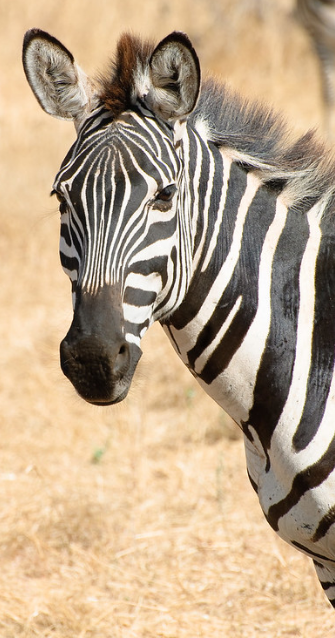
#> input picture data/zebra.png, 335 x 638 px, found by its file name
$ python main.py   (older library calls are emulated)
#> lines starting #> are read from the running program, lines starting #| are printed output that depends on the picture
from numpy.lib.function_base import interp
from skimage.io import imread
from skimage import draw
from skimage import exposure
from skimage.feature import hog
from skimage.transform import resize
from skimage.feature import _hoghistogram

from numpy.core.shape_base import block
import scipy.ndimage as nd
import scipy.signal
import matplotlib.pyplot as plt
from PIL import Image

import numpy as np
import cv2

epsilon = 1e-05


def plot(img: np.ndarray, title: str):
    plt.figure()
    plt.imshow(img, cmap=plt.cm.gray)
    plt.title(title)

# adds a black border around the image


def add_border(img: np.ndarray, border_size: int):
    height, width = img.shape
    border_img = np.zeros((height+2, width+2))

    for (x, y), value in np.ndenumerate(img):
        border_img[x+1][y+1] = value

    return border_img


def load_image(infilename):
    '''
    converts an image, that has been loaded with Pillow, into an ndarray
    '''
    img = Image.open(infilename)
    img.load()
    data = np.asarray(img, dtype="int32")
    return data


def preprocess(img: np.ndarray, normalize=False):
    size = (64, 128)
    return cv2.resize(img, size, interpolation=cv2.INTER_AREA)


# GRADIENT COMPUTATION------------------------------------------------------------------------------------------------


def compute_gradients(img):
    '''
    Returns the magnitude- and angle image
    '''
    kernel_x = np.array([[-1, 0, 1]])
    kernel_y = np.array([[-1],
                         [0],
                         [1]])

    grad_x = []
    grad_y = []

    height, width, channels = img.shape
    res_magn = np.zeros((height, width))
    res_ang = np.zeros((height, width))

    # compute horizontal and vertical gradients for each color channel
    for i in range(3):
        grad_x.append(scipy.signal.convolve2d(
            img[:, :, i], kernel_x, mode='same', boundary='symm'))
        grad_y.append(scipy.signal.convolve2d(
            img[:, :, i], kernel_y, mode='same', boundary='symm'))

    # check for the largest norm
    for i in range(height):
        for j in range(width):
            magnitudes = []
            for k in range(channels):
                magnitudes.append(
                    np.sqrt(grad_x[k][i][j]**2 + grad_y[k][i][j]**2))

            index_max = max(range(len(magnitudes)), key=magnitudes.__getitem__)
            res_magn[i, j] = magnitudes[index_max]

            res_ang[i, j] = abs(np.arctan(
                grad_y[index_max][i][j]/ (grad_x[index_max][i][j]+ epsilon)))

            # convert radians to degree
            res_ang[i, j] = (res_ang[i, j] * 180) / (np.pi)

    # return np.hypot(grad_x[0], grad_y[0]), np.hypot(grad_x[1], grad_y[1]), np.hypot(grad_x[2], grad_y[2]), res_magn
    return grad_x[1], grad_y[1], res_magn, res_ang

# ORIENTATION BINNING------------------------------------------------------------------------------------------------


def cells(magnitudes, angles, nr_of_bins=9, cell_size=8):
    '''
    Divides the image into cells of size (cell_size x cell_size).
    Returns the cell representation of the magnitude- and angle image.
    '''
    y, x = magnitudes.shape

    if magnitudes.shape != angles.shape or 2*x != y:
        return 1

    hist = np.zeros(nr_of_bins)
    steps_y = int(y / cell_size)
    steps_x = int(x / cell_size)

    cells_mag = []
    cells_ang = []

    for i in range(steps_x):
        for j in range(steps_y):
            # print(f"{i},{j}. ({i*cell_size},{(i+1)*cell_size}), ({j*cell_size},{(j+1)*cell_size})")
            cells_mag.append(
                magnitudes[j*cell_size:((j+1)*cell_size), i*cell_size:((i+1)*cell_size)])
            cells_ang.append(
                angles[j*cell_size:((j+1)*cell_size), i*cell_size:((i+1)*cell_size)])

    return cells_mag, cells_ang


def interpolate(magnitude: float, orientation: float, nr_of_bins=9, signed=True):
    '''
    Splits the magnitude value into left and right value according to their contribution to the adjacent bins.
    Returns 2 tuples which indicate the bin_index and the vote/value that goes into the bins.
    '''
    steps = 360 / nr_of_bins
    if signed:
        steps = steps / 2

    # orientation = int(np.rad2deg(orientation))
    # orientation = int(orientation)

    l_bin = int(orientation/steps) % 9
    r_bin = (int(orientation/steps) + 1) % 9

    l_vote = ((steps - orientation % steps) / steps) * magnitude
    r_vote = ((orientation % steps) / steps) * magnitude

    # print(f'{l_bin}, {l_vote}')
    # print(f'{r_bin}, {r_vote}')

    return (l_bin, l_vote), (r_bin, r_vote)


def binning(cells_magn, cells_ang):
    '''
    Performs the Spatial/Orientation binning.
    Returns the histograms of each cell.
    '''
    if len(cells_magn) != len(cells_ang):
        return 1

    histogram = np.zeros(shape=(len(cells_magn), 9))

    # histogram = np.zeros(9)

    # iterate over the cells
    for cell, ang, hist_index in zip(cells_magn, cells_ang, range(len(cells_magn))):
        if len(cell) != len(ang):
            return 1

        # loop through the cell values
        for i in range(len(cell)):
            for j in range(len(cell[i])):
                left, right = interpolate(
                    cell[i][j], ang[i][j], nr_of_bins=9, signed=True)

                histogram[hist_index][left[0]] += left[1]
                histogram[hist_index][right[0]] += right[1]

    return histogram.reshape(16, 8, 9)


def l2_norm(vector):
    '''
    Returns the L2-normalized vector.
    '''
    squared = [val ** 2 for val in vector]
    norm = np.sqrt(sum(squared))
    return [val / (norm + epsilon) for val in vector]


def block_normalization(block_hists, nr_of_bins=9, stride=8):
    '''
    Normalizes the cells using the 16x16 block normalization.
    Returns the final feature descriptor vector.
    '''
    rows, columns, bins = block_hists.shape
    feature_descriptor = []

    for row in range(rows-1):
        for column in range(columns-1):
            # block.append(np.concatenate([block_hists[row][column]  , block_hists[row][column+1],
            #                              block_hists[row+1][column], block_hists[row+1][column+1]]))
            block_norm = l2_norm(np.concatenate([block_hists[row][column], block_hists[row][column+1],
                                                 block_hists[row+1][column], block_hists[row+1][column+1]]))
            feature_descriptor = feature_descriptor + block_norm

    return feature_descriptor

# SKIIMAGE ----------------------------------------------------------------------------------------------------------


# VISUALIZE ---------------------------------------------------------------------------------------------------------
# copied from the scitkit-image library: https://github.com/scikit-image/scikit-image/blob/main/skimage/feature/_hog.py

def visualize(g_row, g_col, orientation_histogram):

    hog_image = None
    # s_row, s_col = img.shape[:2]
    s_row, s_col = (128, 64)
    c_row, c_col = (8, 8)
    b_row, b_col = (2, 2)
    orientations = 9

    n_cells_row = int(s_row // c_row)  # number of cells along row-axis
    n_cells_col = int(s_col // c_col)  # number of cells along col-axis

    # [8 lines of commented-out code are left out]
    orientation_histogram = np.zeros((n_cells_row, n_cells_col, orientations),
                                    dtype=float)
    g_row = g_row.astype(float, copy=False)
    g_col = g_col.astype(float, copy=False)

    _hoghistogram.hog_histograms(g_col, g_row, c_col, c_row, s_col, s_row,
                                n_cells_col, n_cells_row,
                                orientations, orientation_histogram)

    # [7 lines of commented-out code are left out]

    radius = min(c_row, c_col) // 2 - 1
    orientations_arr = np.arange(orientations)
    # set dr_arr, dc_arr to correspond to midpoints of orientation bins
    orientation_bin_midpoints = (
        np.pi * (orientations_arr + .5) / orientations)

    dr_arr = radius * np.cos(orientation_bin_midpoints)
    dc_arr = radius * np.sin(orientation_bin_midpoints)

    hog_image = np.zeros((s_row, s_col), dtype=float)

    for r in range(n_cells_row):
        for c in range(n_cells_col):
            for o, dr, dc in zip(orientations_arr, dr_arr, dc_arr):
                centre = tuple([r * c_row + c_row // 2,
                                c * c_col + c_col // 2])
                rr, cc = draw.line(int(centre[0] - dc),
                                   int(centre[1] + dr),
                                   int(centre[0] + dc),
                                   int(centre[1] - dr))
                hog_image[rr, cc] += orientation_histogram[r][c][o]

    return hog_image

# MAIN---------------------------------------------------------------------------------------------------------------


def main():
    # img = cv2.imread('./data/b.png')
    # img = cv2.imread('./data/man.png')
    img = cv2.imread('./data/zebra.png')
#> img is the input picture: shape (638, 335, 3); mean B, G, R 139.6, 166.6, 188.5
    # img = cv2.imread('./data/pedestrians.jpg')
    # plot(img, 'normal')

    # Create a black image
    # img = np.zeros((640, 480, 3))
    # # ... and make a white rectangle in it
    # img[100: -100, 80: -80] = 1

    img = preprocess(img)
#> in preprocess, `return cv2.resize(img, size, interpolation=cv2.INTER_AREA)`:
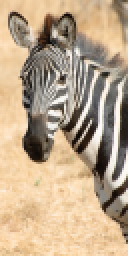
#> returned value: shape (128, 64, 3) (shown 2 times larger); mean of channels 0, 1, 2 139.6, 166.6, 188.5; drawn as B, G, R
    # plot(img, 'resized')

    # grad_red, grad_green, grad_blue, grad_mag = compute_gradients(img)
    g_row, g_col, grad_mag, grad_ang = compute_gradients(img)
#> after the loop in compute_gradients, `for i in range(3):`: grad_x = 3 items
#> after the loop in compute_gradients, `for i in range(height):`:
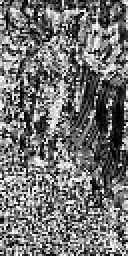
#> res_ang: shape (128, 64) float64 (shown 2 times larger); min 0, max 90, mean 40.6; drawn with min black and max white
#> after the loop in compute_gradients, `for i in range(height):`:
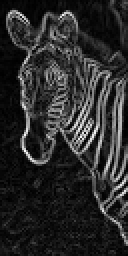
#> res_magn: shape (128, 64) float64 (shown 2 times larger); min 1, max 287.8, mean 49.9; drawn with min black and max white
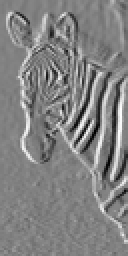
#> g_row: shape (128, 64) int64 (shown 2 times larger); min -221, max 215, mean 2.5; drawn with min black and max white
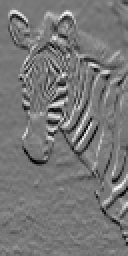
#> g_col: shape (128, 64) int64 (shown 2 times larger); min -182, max 205, mean -0.4; drawn with min black and max white

    plot(grad_mag, 'grad opt')
    plot(grad_ang, 'grad ang')
    cells_mag, cells_ang = cells(grad_mag, grad_ang)
#> in cells, `hist = np.zeros(nr_of_bins)`: hist = [0, 0, 0, 0, 0, 0, 0, 0, 0]
#> after the loop in cells, `for i in range(steps_x):`: cells_ang = 128 items
#> cells_mag = 128 items; cells_ang = 128 items
    hist = binning(cells_mag, cells_ang)
#> the loop in binning, `for cell, ang, hist_index in zip(cells_magn, cells_ang, range(len(cell..` made 128 passes


    plot(visualize(g_row, g_col, hist), 'My version')
#> in visualize, `hog_image = np.zeros((s_row, s_col), dtype=float)`: hog_image: shape (128, 64) float64; every value is 0
#> after the loop in visualize, `for r in range(n_cells_row):`:
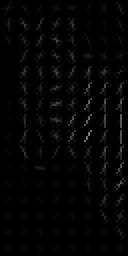
#> hog_image: shape (128, 64) float64 (shown 2 times larger); min 0, max 122, mean 4.3
    final_descr = block_normalization(hist)

    # free up memory
    grad_mag = []
    grad_ang = []
    cells_mag = []
    cells_ang = []
    hist = []

    fd, hog_image = hog(img, orientations=9, pixels_per_cell=(8, 8),
                        cells_per_block=(2, 2), visualize=True, multichannel=True)
    # plt.axis("off")
    plot(hog_image, 'HOG')

    plt.figure()
    plt.hist(final_descr, color='orange')
    plt.figure()
    plt.hist(fd)

    # print(type(fd[0]))
    plt.show()
#> figure, not shown here; tallest bar 2431 high, from x = 0 to 0.0831
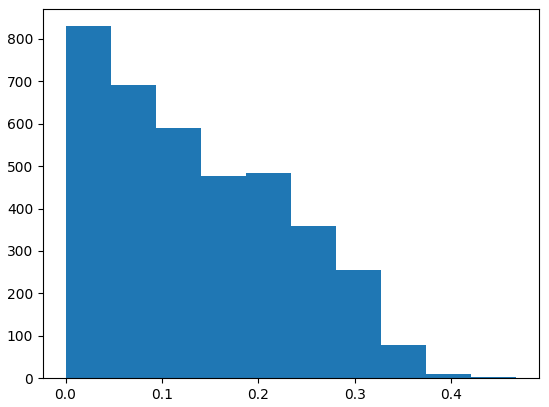
#> figure drawn by matplotlib, 1 panel; tallest bar 830 high, from x = -3.47e-18 to 0.0467


if __name__ == "__main__":
    main()

$ run again, with data/pedestrians.jpg saved as data/zebra.png
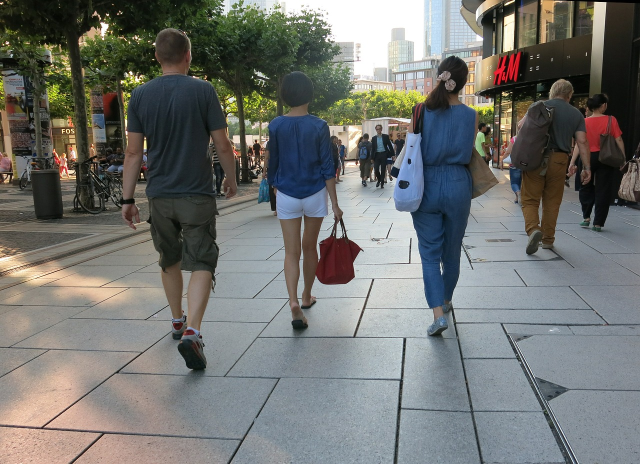
#> input picture data/pedestrians.jpg, 1280 x 928 px, found by its file name (shown at 1/2 size)
#> in main, img is the input picture: shape (928, 1280, 3); mean B, G, R 112.4, 115.6, 114
#> after the loop in compute_gradients, `for i in range(3):`: grad_x = 3 items
#> in main, `g_row, g_col, grad_mag, grad_ang = compute_gradients(img)`:
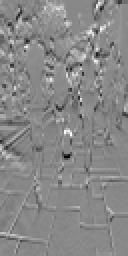
#> g_col: shape (128, 64) int64 (shown 2 times larger); min -158, max 137, mean -0.3; drawn with min black and max white
#> hist = [0, 0, 0, 0, 0, 0, 0, 0, 0]
#> after the loop in cells, `for i in range(steps_x):`: cells_ang = 128 items
#> the loop in binning, `for cell, ang, hist_index in zip(cells_magn, cells_ang, range(len(cell..` made 128 passes
#> in main, `plt.show()`:
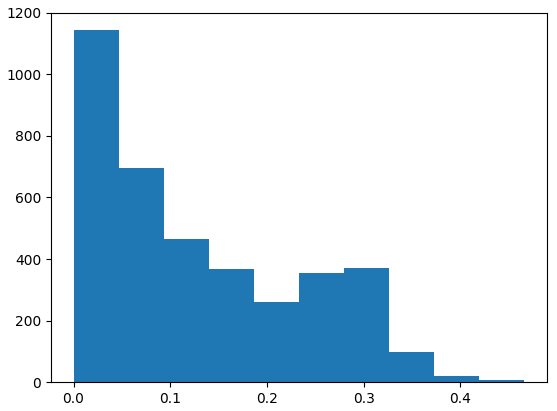
#> figure drawn by matplotlib, 1 panel; tallest bar 1143 high, from x = 0 to 0.0466
